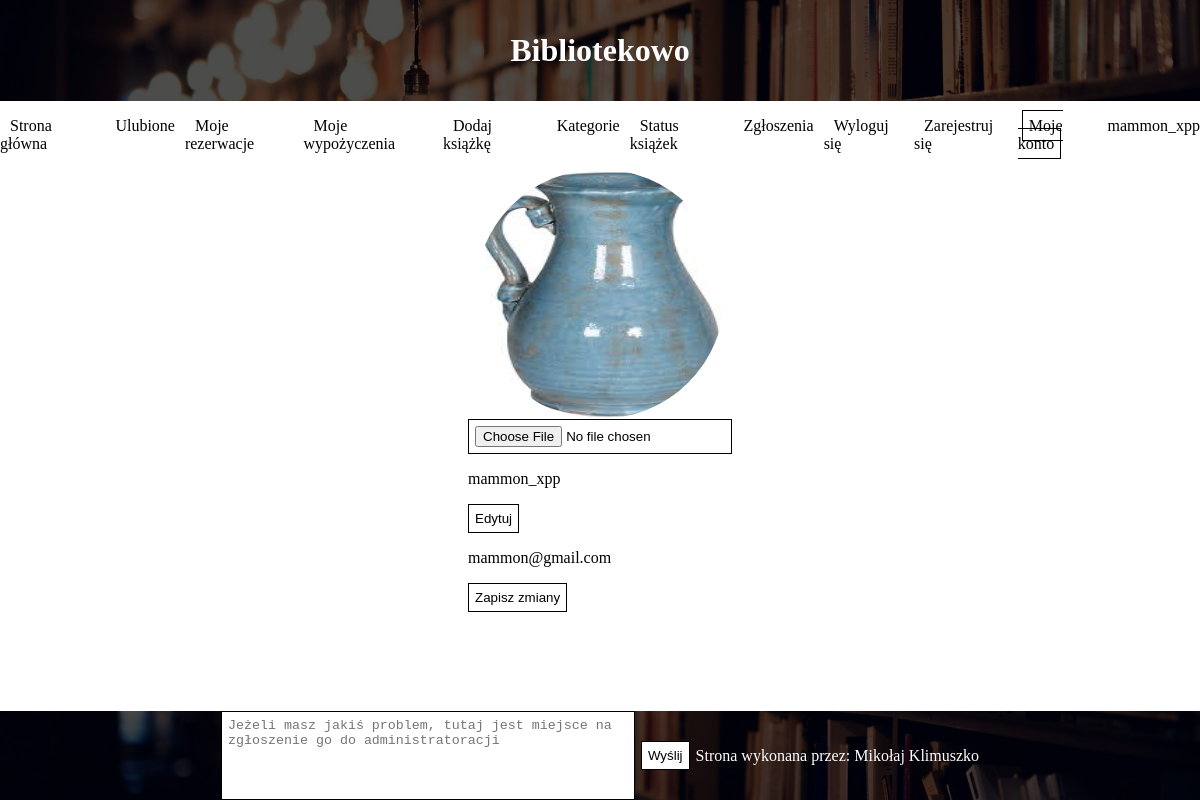
Screenshot of /myAccount.php (signed in) with the database file from the repository.
### tables this page shows
CREATE TABLE `uzytkownicy` (
  `id` int(10) UNSIGNED NOT NULL,
  `login` varchar(50) NOT NULL,
  `nick` varchar(50) NOT NULL,
  `haslo` varchar(50) NOT NULL,
  `email` varchar(320) NOT NULL,
  `rola` varchar(50) NOT NULL DEFAULT 'user',
  `dataUtworzenia` timestamp NOT NULL DEFAULT current_timestamp() ON UPDATE current_timestamp(),
  `obrazek` varchar(50) NOT NULL
);

### myAccount.php (the view, shortened to what this page needs)
<!DOCTYPE html>
<html lang="pl">
<head>
    <link rel="stylesheet" href="css/nav.css">
    <link rel="stylesheet" href="css/style.css">
    <link rel="stylesheet" href="css/myAccount.css">
    <link rel="stylesheet" href="css/footer.css">
</head>
<body>
    <header>
        <?php require("nav.php"); ?>
    </header>
    <main class="grid-container">
            <?php
                require("db.php");
                $userId = $_SESSION["userId"];
                $nick = $_SESSION["nick"];
                $sql = "SELECT email, obrazek FROM uzytkownicy WHERE id = $userId";
                $result = $conn->query($sql);
                $row = $result->fetch_object();
                $picture = $row->obrazek;
                if($picture === "") {
                    echo "<img class='profile-picture-img' src='imgs/nonDatabaseImgs/deafultpp.png' alt='zdjęcie użytkownika'>";
                } else
                    echo "<img class='profile-picture-img' src='imgs/databaseImgs/profilePictures/{$userId}/{$picture}' alt='zdjęcie użytkownika'>";
                echo "
                    <form action='updateAccount.php' method='post' enctype='multipart/form-data'>
                        <input class='input-file-button' type='file' name='picture'></input>
                        <p id='login-paragraph'>{$nick}</p>
                        <input class='nick-input' id='login-input' type='text' name='nick' value='{$nick}' placeholder='Nowy nick'></input>
                        <button type='button' id='edit-button'>Edytuj</button>
                        <p>{$row->email}</p>
                        <button type='submit'>Zapisz zmiany</button>
                    </form>
                ";
            ?>
    </main>
    <footer>
        <?php require("footer.php");?>
    </footer>
</body>
</html>

### css/style.css (style rules this page uses)
button { border: 1px solid black; background-color: white; padding: 6px; cursor: pointer; }
input { width: 250px; padding: 6px 6px 6px 6px; border: 1px solid black; }

### css/myAccount.css (style rules this page uses)
.profile-picture-img { height: 250px; width: 250px; border-radius: 50%; }
.grid-container { display: grid; place-items: center; }
.input-file-button { display: block; }

### css/footer.css (style rules this page uses)
body { margin: 0px; min-height: 100vh; display: flex; flex-direction: column; }
footer { display: flex; justify-content: center; align-items: center; margin-top: auto; }
footer { background-color: rgba(0, 0, 0, .7); background-blend-mode: multiply; background-image: url("../imgs/nonDatabaseImgs/library_img.jpg"); background-size: cover; background-position: bottom; }

### rows the page displays
uzytkownicy: obrazek (picture), email "mammon@gmail.com"

### other values shown
$nick "mammon_xpp"
